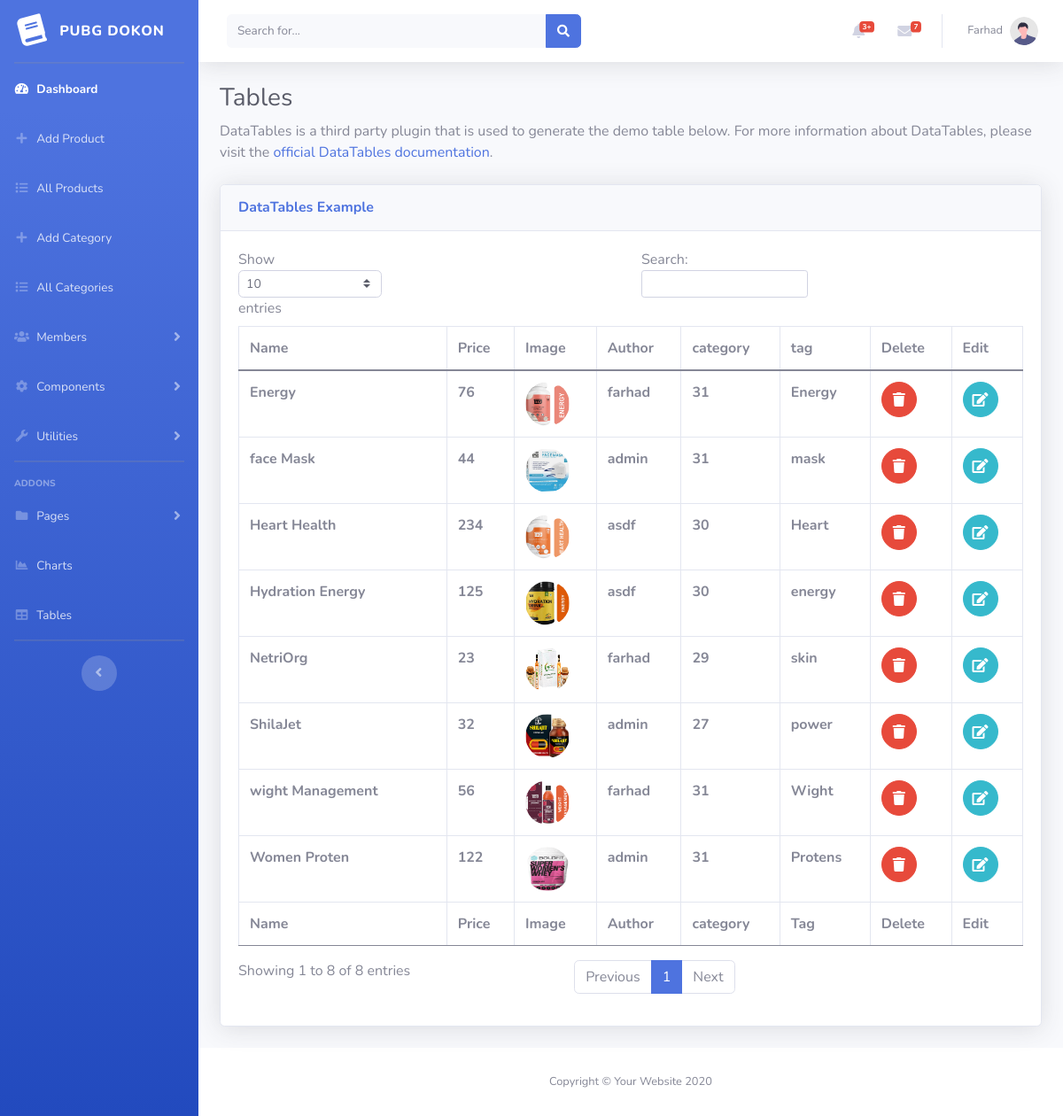
/admin/mem_pro_list.php (signed in), run on the app's committed database.
### tables this page shows
CREATE TABLE IF NOT EXISTS `mem_products` (
  `mem_pro_id` int(11) NOT NULL AUTO_INCREMENT,
  `mem_pro_name` varchar(255) NOT NULL,
  `mem_pro_detail` varchar(255) NOT NULL,
  `mem_pro_image` varchar(255) NOT NULL,
  `category_id` int(11) NOT NULL,
  `tag` varchar(255) NOT NULL,
  `at` varchar(255) NOT NULL,
  `author` varchar(255) NOT NULL,
  `pro_views` int(18) NOT NULL DEFAULT '0',
  `price` int(11) NOT NULL,
  `status` varchar(255) NOT NULL DEFAULT 'publish',
  `mem_fav_pro` varchar(255) NOT NULL DEFAULT 'fav',
  PRIMARY KEY (`mem_pro_id`)
);

### admin/mem_pro_list.php (the view, shortened to what this page needs)
<?php require_once "include/header.php"; ?>
<?php require_once "include/sidebar.php"; ?>
<?php include_once("include/top_navbar.php"); ?>
<div class="container-fluid">
    <h1 class="h3 mb-2 text-gray-800">Tables</h1>
    <p class="mb-4">DataTables is a third party plugin that is used to generate the demo table below.
        For more information about DataTables, please visit the <a target="_blank"
            href="https://datatables.net">official DataTables documentation</a>.</p>
    <div class="card shadow mb-4">
        <div class="card-header py-3">
            <h6 class="m-0 font-weight-bold text-primary">DataTables Example</h6>
        </div>
        <div class="card-body">
            <div class="table-responsive">
                <table class="table table-bordered" id="dataTable" width="100%" cellspacing="0">
                    <thead>
                        <tr>
                            <th>Name</th>
                            <th>Price</th>
                            <th>Image</th>
                            <th>Author</th>
                            <th>category</th>
                            <th>tag</th>
                            <th>Delete</th>
                            <th>Edit</th>
                        </tr>
                    </thead>
                    <tfoot>
                        <tr>
                            <th>Name</th>
                            <th>Price</th>
                            <th>Image</th>
                            <th>Author</th>
                            <th>category</th>
                            <th>Tag</th>
                            <th>Delete</th>
                            <th>Edit</th>
                        </tr>
                    </tfoot>
                    <tbody>
                        <?php
                        $conn = config();
                        $fetch_pro_ad = "SELECT * FROM mem_products";
                        $stmt_pro = $conn->prepare($fetch_pro_ad);
                        $stmt_pro->execute();
                        while ($row_pro = $stmt_pro->fetch(PDO::FETCH_ASSOC)) {
                            $name = $row_pro['mem_pro_name'];
                            $price = $row_pro['price'];
                            $image = $row_pro['mem_pro_image'];
                            $author = $row_pro['author'];
                            $category = $row_pro['category_id'];
                            $tag = $row_pro['tag'];
                        ?>
                        <tr>
                            <th><?php echo $name; ?></th>
                            <th><?php echo $price; ?></th>
                            <th><img class="rounded-circle" width="50px" height="50px"
                                    src="img/member_product/<?php echo $name; ?>/<?php echo $image; ?>"></th>
                            <th><?php echo $author; ?></th>
                            <th><?php echo $category; ?></th>
                            <th><?php echo $tag; ?></th>
                            <th><a href="" class="btn btn-danger btn-circle"><i class="fa fa-trash"></i> </a></th>
                            <th><a href="" class="btn btn-info btn-circle"><i class="fa fa-edit"></i> </a></th>
                        </tr>
                        <?php } ?>
                    </tbody>
                </table>
            </div>
        </div>
    </div>
</div>
</div>
<?php require_once "include/footer.php"; ?>

### data on the page
mem_products: mem_pro_name "NetriOrg", price "23", mem_pro_name+mem_pro_image (picture), author "farhad", category "29", tag "skin"
mem_products: mem_pro_name "ShilaJet", price "32", mem_pro_name+mem_pro_image (picture), author "admin", category "27", tag "power"
mem_products: mem_pro_name "Energy", price "76", mem_pro_name+mem_pro_image (picture), author "farhad", category "31", tag "Energy"
mem_products: mem_pro_name "wight Management", price "56", mem_pro_name+mem_pro_image (picture), author "farhad", category "31", tag "Wight"
mem_products: mem_pro_name "Women Proten", price "122", mem_pro_name+mem_pro_image (picture), author "admin", category "31", tag "Protens"
mem_products: mem_pro_name "face Mask", price "44", mem_pro_name+mem_pro_image (picture), author "admin", category "31", tag "mask"
mem_products: mem_pro_name "Hydration Energy", price "125", mem_pro_name+mem_pro_image (picture), author "asdf", category "30", tag "energy"
mem_products: mem_pro_name "Heart Health", price "234", mem_pro_name+mem_pro_image (picture), author "asdf", category "30", tag "Heart"

### other printed values
$_SESSION['user_name'] "Farhad"
